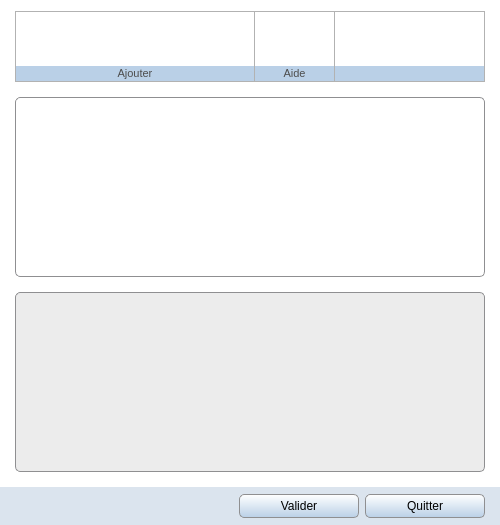
<?xml version="1.0" encoding="UTF-8"?>
<ui version="4.0">
 <class>Formula</class>
 <widget class="QWidget" name="Formula">
  <property name="windowModality">
   <enum>Qt::WindowModal</enum>
  </property>
  <property name="geometry">
   <rect>
    <x>0</x>
    <y>0</y>
    <width>500</width>
    <height>525</height>
   </rect>
  </property>
  <property name="maximumSize">
   <size>
    <width>16777215</width>
    <height>16777215</height>
   </size>
  </property>
  <property name="font">
   <font>
    <family>Segoe UI</family>
    <pointsize>9</pointsize>
   </font>
  </property>
  <property name="windowTitle">
   <string>Créer votre formule</string>
  </property>
  <property name="windowIcon">
   <iconset resource="../icones/icons.qrc">
    <normaloff>:/Images/asc.svg</normaloff>:/Images/asc.svg</iconset>
  </property>
  <property name="styleSheet">
   <string notr="true">QWidget#Formula{background-color: #FFFFFF}</string>
  </property>
  <layout class="QGridLayout" name="gridLayout">
   <property name="leftMargin">
    <number>0</number>
   </property>
   <property name="rightMargin">
    <number>0</number>
   </property>
   <property name="bottomMargin">
    <number>0</number>
   </property>
   <property name="horizontalSpacing">
    <number>6</number>
   </property>
   <property name="verticalSpacing">
    <number>15</number>
   </property>
   <item row="0" column="1">
    <widget class="QWidget" name="actionbar" native="true">
     <property name="minimumSize">
      <size>
       <width>0</width>
       <height>71</height>
      </size>
     </property>
     <property name="maximumSize">
      <size>
       <width>16777215</width>
       <height>71</height>
      </size>
     </property>
     <property name="styleSheet">
      <string notr="true">QWidget#actionbar { border:1px solid #B2B2B2}</string>
     </property>
     <layout class="QGridLayout" name="gridLayout_2">
      <property name="leftMargin">
       <number>0</number>
      </property>
      <property name="topMargin">
       <number>0</number>
      </property>
      <property name="rightMargin">
       <number>0</number>
      </property>
      <property name="bottomMargin">
       <number>0</number>
      </property>
      <property name="spacing">
       <number>0</number>
      </property>
      <item row="1" column="2" colspan="6">
       <widget class="QLabel" name="titre_favoris">
        <property name="sizePolicy">
         <sizepolicy hsizetype="Minimum" vsizetype="Preferred">
          <horstretch>0</horstretch>
          <verstretch>0</verstretch>
         </sizepolicy>
        </property>
        <property name="minimumSize">
         <size>
          <width>0</width>
          <height>16</height>
         </size>
        </property>
        <property name="maximumSize">
         <size>
          <width>16777215</width>
          <height>16</height>
         </size>
        </property>
        <property name="font">
         <font>
          <family>Segoe UI</family>
          <pointsize>8</pointsize>
         </font>
        </property>
        <property name="styleSheet">
         <string notr="true">color: #4D4D4D; border:1px solid #B2B2B2; border-top: 0px; background: #BAD0E7;</string>
        </property>
        <property name="text">
         <string>Ajouter</string>
        </property>
        <property name="alignment">
         <set>Qt::AlignCenter</set>
        </property>
       </widget>
      </item>
      <item row="0" column="8">
       <widget class="QPushButton" name="help">
        <property name="sizePolicy">
         <sizepolicy hsizetype="Minimum" vsizetype="Minimum">
          <horstretch>0</horstretch>
          <verstretch>0</verstretch>
         </sizepolicy>
        </property>
        <property name="contextMenuPolicy">
         <enum>Qt::CustomContextMenu</enum>
        </property>
        <property name="toolTip">
         <string>Afficher Aide</string>
        </property>
        <property name="styleSheet">
         <string notr="true">QPushButton{border: 0px solid #B2B2B2; border-right-width: 1px; padding-top: 1px; padding-left: 1px; }
QPushButton:hover{border-top-width: 1px; padding-top: 0px; background-color: qlineargradient(spread:pad, x1:0, y1:0, x2:0, y2:1, stop:0 #BAD0E7, stop:1 #FFFFFF); }
QPushButton:pressed{border-top-width: 1px; padding-top: 0px; background-color: qlineargradient(spread:pad, x1:0, y1:0, x2:0, y2:1, stop:0 #FFFFFF, stop:1 #8FADCC); }</string>
        </property>
        <property name="text">
         <string/>
        </property>
        <property name="icon">
         <iconset resource="../icones/icons.qrc">
          <normaloff>:/Images/help.png</normaloff>:/Images/help.png</iconset>
        </property>
        <property name="iconSize">
         <size>
          <width>24</width>
          <height>24</height>
         </size>
        </property>
        <property name="shortcut">
         <string notr="true">F1</string>
        </property>
        <property name="flat">
         <bool>true</bool>
        </property>
       </widget>
      </item>
      <item row="0" column="9">
       <spacer name="horizontalSpacer">
        <property name="orientation">
         <enum>Qt::Horizontal</enum>
        </property>
        <property name="sizeHint" stdset="0">
         <size>
          <width>40</width>
          <height>20</height>
         </size>
        </property>
       </spacer>
      </item>
      <item row="0" column="7">
       <widget class="QPushButton" name="trade">
        <property name="sizePolicy">
         <sizepolicy hsizetype="Minimum" vsizetype="Minimum">
          <horstretch>0</horstretch>
          <verstretch>0</verstretch>
         </sizepolicy>
        </property>
        <property name="minimumSize">
         <size>
          <width>40</width>
          <height>0</height>
         </size>
        </property>
        <property name="toolTip">
         <string>Métier</string>
        </property>
        <property name="styleSheet">
         <string notr="true">QPushButton{border: 0px solid #B2B2B2; border-right-width: 1px; padding-top: 1px; padding-left: 1px; }
QPushButton:hover{border-top-width: 1px; border-left-width: 1px; padding: 0px; background-color: qlineargradient(spread:pad, x1:0, y1:0, x2:0, y2:1, stop:0 #BAD0E7, stop:1 #FFFFFF); }
QPushButton:pressed{border-top-width: 1px; border-left-width: 1px; padding: 0px; background-color: qlineargradient(spread:pad, x1:0, y1:0, x2:0, y2:1, stop:0 #FFFFFF, stop:1 #8FADCC); }</string>
        </property>
        <property name="text">
         <string/>
        </property>
        <property name="icon">
         <iconset resource="../icones/icons.qrc">
          <normaloff>:/Images/formula_trade.svg</normaloff>:/Images/formula_trade.svg</iconset>
        </property>
        <property name="iconSize">
         <size>
          <width>24</width>
          <height>24</height>
         </size>
        </property>
        <property name="flat">
         <bool>true</bool>
        </property>
       </widget>
      </item>
      <item row="0" column="2">
       <widget class="QPushButton" name="attribute_add">
        <property name="sizePolicy">
         <sizepolicy hsizetype="Minimum" vsizetype="Minimum">
          <horstretch>0</horstretch>
          <verstretch>0</verstretch>
         </sizepolicy>
        </property>
        <property name="minimumSize">
         <size>
          <width>40</width>
          <height>0</height>
         </size>
        </property>
        <property name="toolTip">
         <string>Ajouter attribut</string>
        </property>
        <property name="styleSheet">
         <string notr="true">QPushButton{border: 0px solid #B2B2B2; padding-top: 1px; padding-right: 1px; padding-left: 1px; }
QPushButton:hover{border-top-width: 1px; border-right-width: 1px; border-left-width: 1px; padding: 0px; background-color: qlineargradient(spread:pad, x1:0, y1:0, x2:0, y2:1, stop:0 #BAD0E7, stop:1 #FFFFFF); }
QPushButton:pressed{border-top-width: 1px; border-right-width: 1px; border-left-width: 1px; padding: 0px; background-color: qlineargradient(spread:pad, x1:0, y1:0, x2:0, y2:1, stop:0 #FFFFFF, stop:1 #8FADCC); }</string>
        </property>
        <property name="text">
         <string/>
        </property>
        <property name="icon">
         <iconset resource="../icones/icons.qrc">
          <normaloff>:/Images/attribute_add.png</normaloff>:/Images/attribute_add.png</iconset>
        </property>
        <property name="iconSize">
         <size>
          <width>24</width>
          <height>24</height>
         </size>
        </property>
        <property name="flat">
         <bool>true</bool>
        </property>
       </widget>
      </item>
      <item row="1" column="9">
       <widget class="QLabel" name="titre_r_fin">
        <property name="sizePolicy">
         <sizepolicy hsizetype="Preferred" vsizetype="Minimum">
          <horstretch>0</horstretch>
          <verstretch>0</verstretch>
         </sizepolicy>
        </property>
        <property name="styleSheet">
         <string notr="true">color: #4D4D4D; border:1px solid #B2B2B2; border-top: 0px; border-left: 0px; background: #BAD0E7; </string>
        </property>
        <property name="text">
         <string/>
        </property>
       </widget>
      </item>
      <item row="1" column="8">
       <widget class="QLabel" name="titre_selection">
        <property name="sizePolicy">
         <sizepolicy hsizetype="Minimum" vsizetype="Minimum">
          <horstretch>0</horstretch>
          <verstretch>0</verstretch>
         </sizepolicy>
        </property>
        <property name="minimumSize">
         <size>
          <width>80</width>
          <height>0</height>
         </size>
        </property>
        <property name="font">
         <font>
          <family>Segoe UI</family>
          <pointsize>8</pointsize>
         </font>
        </property>
        <property name="styleSheet">
         <string notr="true">color: #4D4D4D; border:1px solid #B2B2B2; border-top: 0px; border-left: 0px; background: #BAD0E7; </string>
        </property>
        <property name="text">
         <string>Aide</string>
        </property>
        <property name="alignment">
         <set>Qt::AlignCenter</set>
        </property>
       </widget>
      </item>
      <item row="0" column="6">
       <widget class="QPushButton" name="object">
        <property name="sizePolicy">
         <sizepolicy hsizetype="Minimum" vsizetype="Minimum">
          <horstretch>0</horstretch>
          <verstretch>0</verstretch>
         </sizepolicy>
        </property>
        <property name="minimumSize">
         <size>
          <width>40</width>
          <height>0</height>
         </size>
        </property>
        <property name="toolTip">
         <string>Objet</string>
        </property>
        <property name="statusTip">
         <string/>
        </property>
        <property name="styleSheet">
         <string notr="true">QPushButton{border: 0px solid #B2B2B2; padding-top: 1px; padding-right: 1px; padding-left: 1px}
QPushButton:hover{border-top-width: 1px; border-right-width: 1px; border-left-width: 1px;  padding: 0px; background-color: qlineargradient(spread:pad, x1:0, y1:0, x2:0, y2:1, stop:0 #BAD0E7, stop:1 #FFFFFF); }
QPushButton:pressed{border-top-width: 1px; border-right-width: 1px; border-left-width: 1px;  padding: 0px; background-color: qlineargradient(spread:pad, x1:0, y1:0, x2:0, y2:1, stop:0 #FFFFFF, stop:1 #8FADCC); }</string>
        </property>
        <property name="text">
         <string/>
        </property>
        <property name="icon">
         <iconset resource="../icones/icons.qrc">
          <normaloff>:/Images/formula_object.svg</normaloff>:/Images/formula_object.svg</iconset>
        </property>
        <property name="iconSize">
         <size>
          <width>24</width>
          <height>24</height>
         </size>
        </property>
        <property name="flat">
         <bool>true</bool>
        </property>
       </widget>
      </item>
      <item row="0" column="3">
       <widget class="QPushButton" name="function">
        <property name="sizePolicy">
         <sizepolicy hsizetype="Minimum" vsizetype="Minimum">
          <horstretch>0</horstretch>
          <verstretch>0</verstretch>
         </sizepolicy>
        </property>
        <property name="minimumSize">
         <size>
          <width>40</width>
          <height>0</height>
         </size>
        </property>
        <property name="maximumSize">
         <size>
          <width>105</width>
          <height>16777215</height>
         </size>
        </property>
        <property name="contextMenuPolicy">
         <enum>Qt::CustomContextMenu</enum>
        </property>
        <property name="toolTip">
         <string>Fonctions</string>
        </property>
        <property name="styleSheet">
         <string notr="true">QPushButton{border: 0px solid #B2B2B2; padding-top: 1px; padding-right: 1px; padding-left: 1px}
QPushButton:hover{border-top-width: 1px; border-right-width: 1px; border-left-width: 1px;  padding: 0px; background-color: qlineargradient(spread:pad, x1:0, y1:0, x2:0, y2:1, stop:0 #BAD0E7, stop:1 #FFFFFF); }
QPushButton:pressed{border-top-width: 1px; border-right-width: 1px; border-left-width: 1px;  padding: 0px; background-color: qlineargradient(spread:pad, x1:0, y1:0, x2:0, y2:1, stop:0 #FFFFFF, stop:1 #8FADCC); }</string>
        </property>
        <property name="text">
         <string/>
        </property>
        <property name="icon">
         <iconset resource="../icones/icons.qrc">
          <normaloff>:/Images/function.png</normaloff>:/Images/function.png</iconset>
        </property>
        <property name="iconSize">
         <size>
          <width>23</width>
          <height>23</height>
         </size>
        </property>
        <property name="flat">
         <bool>true</bool>
        </property>
       </widget>
      </item>
      <item row="0" column="5">
       <widget class="QPushButton" name="finishing">
        <property name="sizePolicy">
         <sizepolicy hsizetype="Minimum" vsizetype="Minimum">
          <horstretch>0</horstretch>
          <verstretch>0</verstretch>
         </sizepolicy>
        </property>
        <property name="minimumSize">
         <size>
          <width>40</width>
          <height>0</height>
         </size>
        </property>
        <property name="maximumSize">
         <size>
          <width>105</width>
          <height>16777215</height>
         </size>
        </property>
        <property name="toolTip">
         <string>Second-Œuvre</string>
        </property>
        <property name="styleSheet">
         <string notr="true">QPushButton{border: 0px solid #B2B2B2; padding-top: 1px; padding-right: 1px; padding-left: 1px}
QPushButton:hover{border-top-width: 1px; border-right-width: 1px; border-left-width: 1px;  padding: 0px; background-color: qlineargradient(spread:pad, x1:0, y1:0, x2:0, y2:1, stop:0 #BAD0E7, stop:1 #FFFFFF); }
QPushButton:pressed{border-top-width: 1px; border-right-width: 1px; border-left-width: 1px;  padding: 0px; background-color: qlineargradient(spread:pad, x1:0, y1:0, x2:0, y2:1, stop:0 #FFFFFF, stop:1 #8FADCC); }</string>
        </property>
        <property name="text">
         <string/>
        </property>
        <property name="icon">
         <iconset resource="../icones/icons.qrc">
          <normaloff>:/Images/formula_finish.svg</normaloff>:/Images/formula_finish.svg</iconset>
        </property>
        <property name="iconSize">
         <size>
          <width>24</width>
          <height>24</height>
         </size>
        </property>
        <property name="flat">
         <bool>true</bool>
        </property>
       </widget>
      </item>
      <item row="0" column="4">
       <widget class="QPushButton" name="operator_bt">
        <property name="sizePolicy">
         <sizepolicy hsizetype="Minimum" vsizetype="Minimum">
          <horstretch>0</horstretch>
          <verstretch>0</verstretch>
         </sizepolicy>
        </property>
        <property name="minimumSize">
         <size>
          <width>40</width>
          <height>0</height>
         </size>
        </property>
        <property name="maximumSize">
         <size>
          <width>105</width>
          <height>16777215</height>
         </size>
        </property>
        <property name="contextMenuPolicy">
         <enum>Qt::CustomContextMenu</enum>
        </property>
        <property name="toolTip">
         <string>Fonctions</string>
        </property>
        <property name="styleSheet">
         <string notr="true">QPushButton{border: 0px solid #B2B2B2; padding-top: 1px; padding-right: 1px; padding-left: 1px}
QPushButton:hover{border-top-width: 1px; border-right-width: 1px; border-left-width: 1px;  padding: 0px; background-color: qlineargradient(spread:pad, x1:0, y1:0, x2:0, y2:1, stop:0 #BAD0E7, stop:1 #FFFFFF); }
QPushButton:pressed{border-top-width: 1px; border-right-width: 1px; border-left-width: 1px;  padding: 0px; background-color: qlineargradient(spread:pad, x1:0, y1:0, x2:0, y2:1, stop:0 #FFFFFF, stop:1 #8FADCC); }</string>
        </property>
        <property name="text">
         <string/>
        </property>
        <property name="icon">
         <iconset resource="../icones/icons.qrc">
          <normaloff>:/Images/operator.png</normaloff>:/Images/operator.png</iconset>
        </property>
        <property name="iconSize">
         <size>
          <width>24</width>
          <height>24</height>
         </size>
        </property>
        <property name="flat">
         <bool>true</bool>
        </property>
       </widget>
      </item>
     </layout>
    </widget>
   </item>
   <item row="2" column="1">
    <widget class="QTextBrowser" name="formule_convertie">
     <property name="sizePolicy">
      <sizepolicy hsizetype="Expanding" vsizetype="Minimum">
       <horstretch>0</horstretch>
       <verstretch>0</verstretch>
      </sizepolicy>
     </property>
     <property name="minimumSize">
      <size>
       <width>0</width>
       <height>175</height>
      </size>
     </property>
     <property name="font">
      <font>
       <family>Segoe UI</family>
       <pointsize>10</pointsize>
      </font>
     </property>
     <property name="focusPolicy">
      <enum>Qt::NoFocus</enum>
     </property>
     <property name="styleSheet">
      <string notr="true">QTextBrowser{border: 1px solid #8f8f91; border-radius: 5px; padding-left: 5px; background-color: #ececec; color: #a0a0a0; }</string>
     </property>
    </widget>
   </item>
   <item row="1" column="1">
    <layout class="QGridLayout" name="gridLayout_3">
     <property name="spacing">
      <number>0</number>
     </property>
     <item row="5" column="1" colspan="3">
      <widget class="QLabel" name="spacer">
       <property name="font">
        <font>
         <family>Segoe UI</family>
         <pointsize>8</pointsize>
        </font>
       </property>
       <property name="styleSheet">
        <string notr="true">QLabel{border: 1px solid #8f8f91; border-top-width: 0px; border-left-width: 0px; border-bottom-right-radius: 5px; background-color: #FFFFFF; }</string>
       </property>
       <property name="text">
        <string/>
       </property>
       <property name="alignment">
        <set>Qt::AlignCenter</set>
       </property>
       <property name="textInteractionFlags">
        <set>Qt::NoTextInteraction</set>
       </property>
      </widget>
     </item>
     <item row="3" column="2">
      <widget class="BoutonVerif" name="bt_verif">
       <property name="sizePolicy">
        <sizepolicy hsizetype="Minimum" vsizetype="Minimum">
         <horstretch>0</horstretch>
         <verstretch>0</verstretch>
        </sizepolicy>
       </property>
       <property name="minimumSize">
        <size>
         <width>40</width>
         <height>40</height>
        </size>
       </property>
       <property name="maximumSize">
        <size>
         <width>40</width>
         <height>40</height>
        </size>
       </property>
       <property name="font">
        <font>
         <family>Segoe UI</family>
         <pointsize>10</pointsize>
        </font>
       </property>
       <property name="styleSheet">
        <string notr="true">QPushButton{border: 0px solid #8f8f91; border-right-width: 1px; padding-bottom: 1px; padding-top: 1px; padding-left: 1px; background-color: #FFFFFF; }
QPushButton:hover{border-width: 1px; padding: 0px; background-color: qlineargradient(spread:pad, x1:0, y1:0, x2:0, y2:1, stop:0 #F8F8F8, stop:1 #8FADCC); }
QPushButton:pressed{border-width: 1px; padding: 0px; background-color: qlineargradient(spread:pad, x1:0, y1:0, x2:0, y2:1, stop:0 #8FADCC, stop:1 #F8F8F8); }</string>
       </property>
       <property name="icon">
        <iconset resource="../icones/icons.qrc">
         <normaloff>:/Images/valid.svg</normaloff>:/Images/valid.svg</iconset>
       </property>
       <property name="iconSize">
        <size>
         <width>18</width>
         <height>18</height>
        </size>
       </property>
       <property name="flat">
        <bool>true</bool>
       </property>
      </widget>
     </item>
     <item row="4" column="2">
      <widget class="QPushButton" name="bt_formule_couleur">
       <property name="sizePolicy">
        <sizepolicy hsizetype="Minimum" vsizetype="Minimum">
         <horstretch>0</horstretch>
         <verstretch>0</verstretch>
        </sizepolicy>
       </property>
       <property name="minimumSize">
        <size>
         <width>40</width>
         <height>40</height>
        </size>
       </property>
       <property name="maximumSize">
        <size>
         <width>40</width>
         <height>40</height>
        </size>
       </property>
       <property name="font">
        <font>
         <family>Segoe UI</family>
         <pointsize>10</pointsize>
        </font>
       </property>
       <property name="toolTip">
        <string>Coloriser les couples de parenthèses</string>
       </property>
       <property name="styleSheet">
        <string notr="true">QPushButton{border: 0px solid #8f8f91; border-right-width: 1px; padding-bottom: 1px; padding-top: 1px; padding-left: 1px; background-color: #FFFFFF; }
QPushButton:hover{border-width: 1px; padding: 0px; background-color: qlineargradient(spread:pad, x1:0, y1:0, x2:0, y2:1, stop:0 #F8F8F8, stop:1 #8FADCC); }
QPushButton:pressed{border-width: 1px; padding: 0px; background-color: qlineargradient(spread:pad, x1:0, y1:0, x2:0, y2:1, stop:0 #8FADCC, stop:1 #F8F8F8); }</string>
       </property>
       <property name="icon">
        <iconset resource="../icones/icons.qrc">
         <normaloff>:/Images/brackets_color.png</normaloff>:/Images/brackets_color.png</iconset>
       </property>
       <property name="iconSize">
        <size>
         <width>18</width>
         <height>18</height>
        </size>
       </property>
       <property name="checked">
        <bool>false</bool>
       </property>
       <property name="flat">
        <bool>true</bool>
       </property>
      </widget>
     </item>
     <item row="2" column="2">
      <widget class="QPushButton" name="bt_favoris">
       <property name="sizePolicy">
        <sizepolicy hsizetype="Minimum" vsizetype="Minimum">
         <horstretch>0</horstretch>
         <verstretch>0</verstretch>
        </sizepolicy>
       </property>
       <property name="minimumSize">
        <size>
         <width>40</width>
         <height>40</height>
        </size>
       </property>
       <property name="maximumSize">
        <size>
         <width>40</width>
         <height>40</height>
        </size>
       </property>
       <property name="font">
        <font>
         <family>Segoe UI</family>
         <pointsize>10</pointsize>
        </font>
       </property>
       <property name="contextMenuPolicy">
        <enum>Qt::CustomContextMenu</enum>
       </property>
       <property name="toolTip">
        <string>Ouvrir les favoris</string>
       </property>
       <property name="styleSheet">
        <string notr="true">QPushButton{border: 1px solid #8f8f91; border-left-width: 0px; padding-left: 1px; ; border-bottom-width: 0px; padding-bottom: 1px; border-top-right-radius: 5px; background-color: #FFFFFF; }
QPushButton:hover{border-width: 1px; padding: 0px; background-color: qlineargradient(spread:pad, x1:0, y1:0, x2:0, y2:1, stop:0 #F8F8F8, stop:1 #8FADCC); }
QPushButton:pressed{border-width: 1px; padding: 0px; background-color: qlineargradient(spread:pad, x1:0, y1:0, x2:0, y2:1, stop:0 #8FADCC, stop:1 #F8F8F8); }</string>
       </property>
       <property name="icon">
        <iconset resource="../icones/icons.qrc">
         <normaloff>:/Images/formula_favorite.svg</normaloff>:/Images/formula_favorite.svg</iconset>
       </property>
       <property name="iconSize">
        <size>
         <width>18</width>
         <height>18</height>
        </size>
       </property>
       <property name="flat">
        <bool>true</bool>
       </property>
      </widget>
     </item>
     <item row="2" column="0" rowspan="4">
      <widget class="TextFormule" name="valeur_attr">
       <property name="sizePolicy">
        <sizepolicy hsizetype="Expanding" vsizetype="Minimum">
         <horstretch>0</horstretch>
         <verstretch>0</verstretch>
        </sizepolicy>
       </property>
       <property name="minimumSize">
        <size>
         <width>0</width>
         <height>175</height>
        </size>
       </property>
       <property name="styleSheet">
        <string notr="true">QPlainTextEdit{border: 1px solid #8f8f91; border-right-width: 0px; padding-left: 5px; padding-right: 5px; padding-top: 1px; padding-bottom: 1px; border-top-left-radius: 5px; border-bottom-left-radius: 5px; background-color: #FFFFFF; }</string>
       </property>
       <property name="tabChangesFocus">
        <bool>true</bool>
       </property>
      </widget>
     </item>
    </layout>
   </item>
   <item row="3" column="0" colspan="3">
    <widget class="QWidget" name="fond" native="true">
     <property name="minimumSize">
      <size>
       <width>0</width>
       <height>38</height>
      </size>
     </property>
     <property name="maximumSize">
      <size>
       <width>16777215</width>
       <height>38</height>
      </size>
     </property>
     <property name="styleSheet">
      <string notr="true">QWidget#fond{background-color: #DBE4EE}</string>
     </property>
     <layout class="QHBoxLayout" name="horizontalLayout_4">
      <property name="leftMargin">
       <number>0</number>
      </property>
      <property name="topMargin">
       <number>0</number>
      </property>
      <property name="rightMargin">
       <number>0</number>
      </property>
      <property name="bottomMargin">
       <number>0</number>
      </property>
      <item>
       <spacer name="spacer_left_3">
        <property name="orientation">
         <enum>Qt::Horizontal</enum>
        </property>
        <property name="sizeType">
         <enum>QSizePolicy::Fixed</enum>
        </property>
        <property name="sizeHint" stdset="0">
         <size>
          <width>15</width>
          <height>20</height>
         </size>
        </property>
       </spacer>
      </item>
      <item>
       <widget class="QLabel" name="nb_char">
        <property name="minimumSize">
         <size>
          <width>0</width>
          <height>24</height>
         </size>
        </property>
        <property name="maximumSize">
         <size>
          <width>16777215</width>
          <height>24</height>
         </size>
        </property>
        <property name="font">
         <font>
          <family>Segoe UI</family>
          <pointsize>9</pointsize>
         </font>
        </property>
        <property name="text">
         <string/>
        </property>
       </widget>
      </item>
      <item>
       <spacer name="bible_spacer_2">
        <property name="orientation">
         <enum>Qt::Horizontal</enum>
        </property>
        <property name="sizeHint" stdset="0">
         <size>
          <width>157</width>
          <height>50</height>
         </size>
        </property>
       </spacer>
      </item>
      <item>
       <widget class="QPushButton" name="ok">
        <property name="minimumSize">
         <size>
          <width>120</width>
          <height>24</height>
         </size>
        </property>
        <property name="maximumSize">
         <size>
          <width>16777215</width>
          <height>24</height>
         </size>
        </property>
        <property name="font">
         <font>
          <family>Segoe UI</family>
          <pointsize>9</pointsize>
         </font>
        </property>
        <property name="styleSheet">
         <string notr="true">QPushButton{border: 1px solid #8f8f91; border-radius: 5px ; padding-right: 10px; padding-left: 10px; background-color: qlineargradient(spread:pad, x1:0, y1:0, x2:0, y2:1, stop:0 #FFFFFF, stop:1 #BAD0E7); }
QPushButton:hover{background-color: qlineargradient(spread:pad, x1:0, y1:0, x2:0, y2:1, stop:0 #F8F8F8, stop:1 #8FADCC); }
QPushButton:pressed{background-color: qlineargradient(spread:pad, x1:0, y1:0, x2:0, y2:1, stop:0 #8FADCC, stop:1 #F8F8F8); }</string>
        </property>
        <property name="text">
         <string>Valider</string>
        </property>
        <property name="shortcut">
         <string notr="true">Ctrl+S</string>
        </property>
       </widget>
      </item>
      <item>
       <widget class="QPushButton" name="quit">
        <property name="minimumSize">
         <size>
          <width>120</width>
          <height>24</height>
         </size>
        </property>
        <property name="maximumSize">
         <size>
          <width>16777215</width>
          <height>24</height>
         </size>
        </property>
        <property name="font">
         <font>
          <family>Segoe UI</family>
          <pointsize>9</pointsize>
         </font>
        </property>
        <property name="styleSheet">
         <string notr="true">QPushButton{border: 1px solid #8f8f91; border-radius: 5px ; padding-right: 10px; padding-left: 10px; background-color: qlineargradient(spread:pad, x1:0, y1:0, x2:0, y2:1, stop:0 #FFFFFF, stop:1 #BAD0E7); }
QPushButton:hover{background-color: qlineargradient(spread:pad, x1:0, y1:0, x2:0, y2:1, stop:0 #F8F8F8, stop:1 #8FADCC); }
QPushButton:pressed{background-color: qlineargradient(spread:pad, x1:0, y1:0, x2:0, y2:1, stop:0 #8FADCC, stop:1 #F8F8F8); }</string>
        </property>
        <property name="text">
         <string>Quitter</string>
        </property>
        <property name="shortcut">
         <string notr="true">Esc</string>
        </property>
       </widget>
      </item>
      <item>
       <spacer name="spacer_fond_2">
        <property name="orientation">
         <enum>Qt::Horizontal</enum>
        </property>
        <property name="sizeType">
         <enum>QSizePolicy::Fixed</enum>
        </property>
        <property name="sizeHint" stdset="0">
         <size>
          <width>15</width>
          <height>20</height>
         </size>
        </property>
       </spacer>
      </item>
     </layout>
    </widget>
   </item>
   <item row="0" column="0">
    <spacer name="horizontalSpacer_3">
     <property name="orientation">
      <enum>Qt::Horizontal</enum>
     </property>
     <property name="sizeType">
      <enum>QSizePolicy::Fixed</enum>
     </property>
     <property name="sizeHint" stdset="0">
      <size>
       <width>9</width>
       <height>20</height>
      </size>
     </property>
    </spacer>
   </item>
   <item row="0" column="2">
    <spacer name="horizontalSpacer_4">
     <property name="orientation">
      <enum>Qt::Horizontal</enum>
     </property>
     <property name="sizeType">
      <enum>QSizePolicy::Fixed</enum>
     </property>
     <property name="sizeHint" stdset="0">
      <size>
       <width>9</width>
       <height>20</height>
      </size>
     </property>
    </spacer>
   </item>
  </layout>
 </widget>
 <customwidgets>
  <customwidget>
   <class>TextFormule</class>
   <extends>QPlainTextEdit</extends>
   <header>formula_manage.h</header>
  </customwidget>
  <customwidget>
   <class>BoutonVerif</class>
   <extends>QPushButton</extends>
   <header>formula_manage.h</header>
  </customwidget>
 </customwidgets>
 <tabstops>
  <tabstop>attribute_add</tabstop>
  <tabstop>function</tabstop>
  <tabstop>operator_bt</tabstop>
  <tabstop>finishing</tabstop>
  <tabstop>object</tabstop>
  <tabstop>trade</tabstop>
  <tabstop>help</tabstop>
  <tabstop>valeur_attr</tabstop>
  <tabstop>bt_favoris</tabstop>
  <tabstop>bt_verif</tabstop>
  <tabstop>bt_formule_couleur</tabstop>
  <tabstop>ok</tabstop>
  <tabstop>quit</tabstop>
 </tabstops>
 <resources>
  <include location="../icones/icons.qrc"/>
 </resources>
 <connections/>
</ui>
